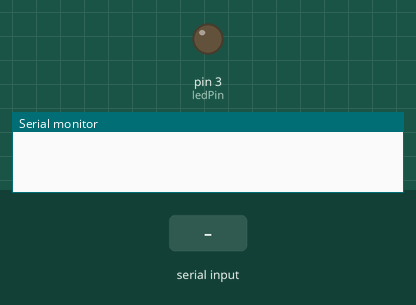
Recording of a sketch running on a simulated Arduino Uno, built with avr-gcc and run on an emulated ATmega328P. Shown: output pins drawn as LEDs (lit = HIGH), the last lines printed to the serial monitor. The test bench sets the inputs (shaded band).

Above: at 1.2 s.
1.3 s: "o" received over Serial
At 2.4 s:
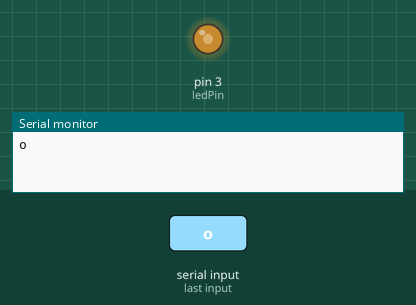
2.8 s: "+" received over Serial
At 3.6 s:
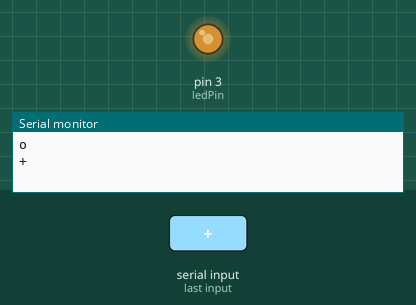
4.3 s: "c" received over Serial
At 4.7 s:
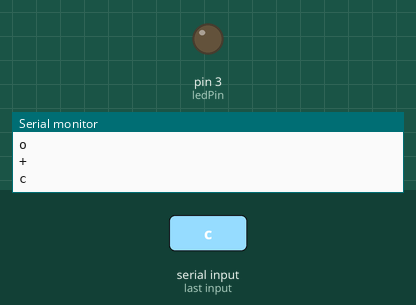
Timing chart, 0 to 7.3 s (numbered marks = the images above; inputs shaded):
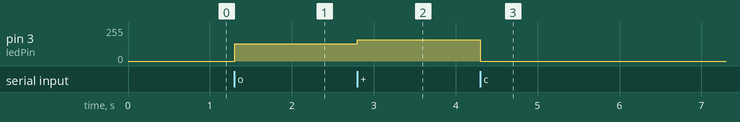

The sketch:

serial_monitor_send_command_control_led.ino
```cpp
int ledPin=3;
int lumix=128;
char cmd;
boolean onoff=false;
void setup()
{
  Serial.begin(9600);
  pinMode(ledPin,OUTPUT);
}

void loop()
{
  if(Serial.available())
  {
    cmd=char(Serial.read());

    if(String(cmd)=="+" && onoff) lumix+=30;
    else if(String(cmd)=="-" && onoff) lumix-=30;
    else if(String(cmd)=="o") onoff=true;
    else if(String(cmd)=="c") {onoff=false;lumix=128;}
    else if(String(cmd)=="r") lumix=128;


    if(lumix<20 && onoff) lumix=20;
    else if(lumix>255 && onoff) lumix=255;


    Serial.println(cmd);
    Serial.println();

  }


  if(onoff) analogWrite(ledPin,lumix);
  else analogWrite(ledPin,0);
}
```

Measured:
- after the input at 1.3 s, pin 3 (ledPin): 0/255 → 128/255 at once
- after the input at 2.8 s, pin 3 (ledPin): 128/255 → 158/255 at once
- after the input at 4.3 s, pin 3 (ledPin): 158/255 → 0/255 at once
